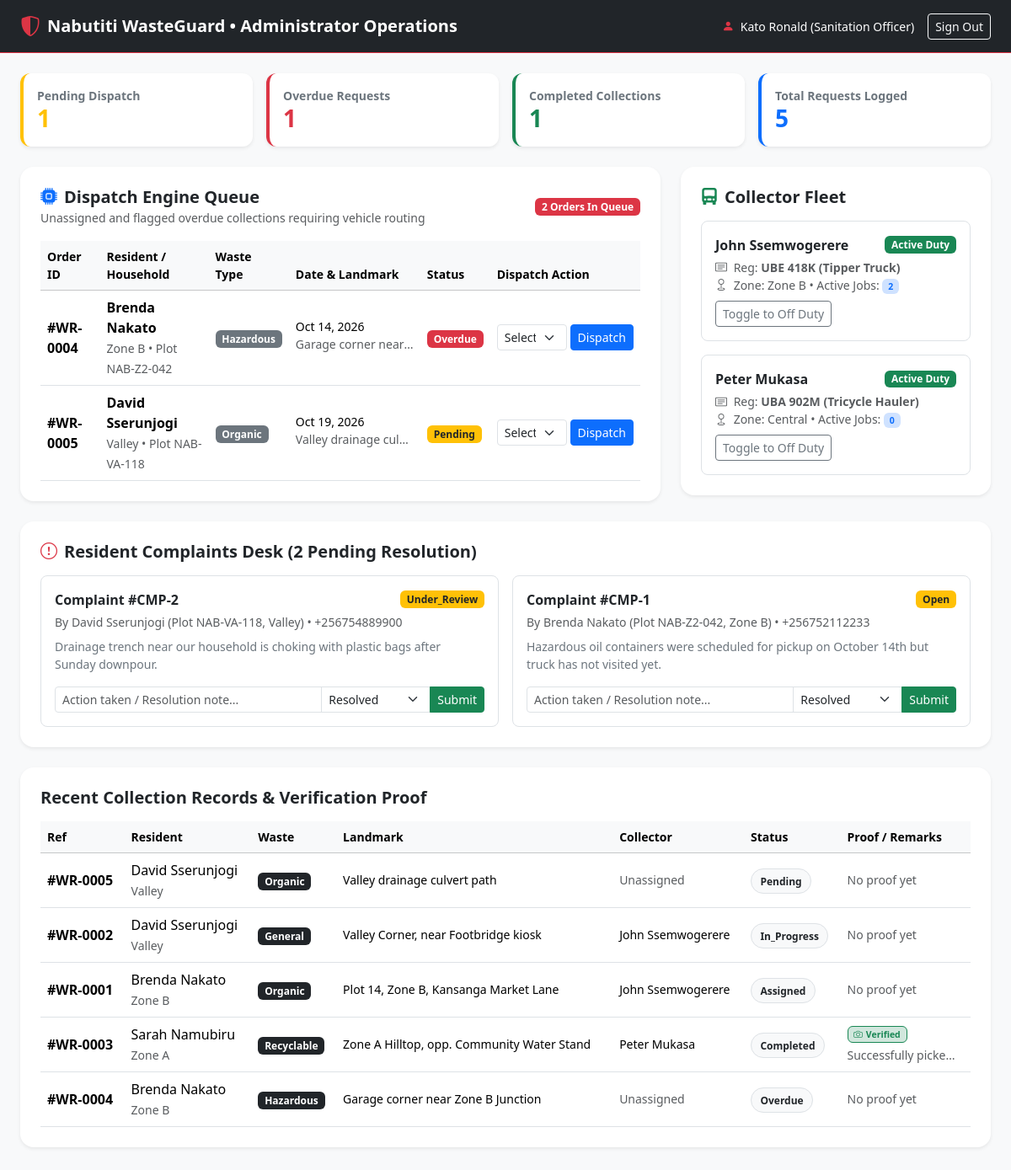
Page /admin/dashboard.php (signed in) on the committed database.
### tables this page shows
CREATE TABLE `waste_requests` (
  `id` INT UNSIGNED AUTO_INCREMENT PRIMARY KEY,
  `resident_id` INT UNSIGNED NOT NULL,
  `waste_type` ENUM('Organic', 'Recyclable', 'Hazardous', 'General') NOT NULL,
  `description` TEXT NOT NULL,
  `latitude` DECIMAL(10, 8) NOT NULL,
  `longitude` DECIMAL(11, 8) NOT NULL,
  `address_landmark` VARCHAR(255) NOT NULL,
  `photo_path` VARCHAR(255) NULL,
  `scheduled_date` DATE NOT NULL,
  `status` ENUM('Pending', 'Assigned', 'In_Progress', 'Completed', 'Overdue', 'Cancelled') NOT NULL DEFAULT 'Pending',
  `created_at` TIMESTAMP DEFAULT CURRENT_TIMESTAMP,
  CONSTRAINT `fk_requests_residents` FOREIGN KEY (`resident_id`) REFERENCES `residents` (`id`) ON DELETE CASCADE,
  INDEX `idx_request_status` (`status`),
  INDEX `idx_request_scheduled` (`scheduled_date`)
);

CREATE TABLE `users` (
  `id` INT UNSIGNED AUTO_INCREMENT PRIMARY KEY,
  `name` VARCHAR(120) NOT NULL,
  `email` VARCHAR(150) NOT NULL UNIQUE,
  `phone` VARCHAR(30) NOT NULL,
  `password_hash` VARCHAR(255) NOT NULL,
  `role` ENUM('resident', 'collector', 'admin', 'leader') NOT NULL DEFAULT 'resident',
  `status` ENUM('active', 'inactive', 'suspended') NOT NULL DEFAULT 'active',
  `created_at` TIMESTAMP DEFAULT CURRENT_TIMESTAMP,
  INDEX `idx_user_role` (`role`),
  INDEX `idx_user_email` (`email`)
);

CREATE TABLE `residents` (
  `id` INT UNSIGNED AUTO_INCREMENT PRIMARY KEY,
  `user_id` INT UNSIGNED NOT NULL UNIQUE,
  `household_no` VARCHAR(50) NOT NULL,
  `zone_name` ENUM('Zone A', 'Zone B', 'Central', 'Valley') NOT NULL,
  `landmark` VARCHAR(255) NOT NULL,
  CONSTRAINT `fk_residents_users` FOREIGN KEY (`user_id`) REFERENCES `users` (`id`) ON DELETE CASCADE,
  INDEX `idx_resident_zone` (`zone_name`)
);

CREATE TABLE `collectors` (
  `id` INT UNSIGNED AUTO_INCREMENT PRIMARY KEY,
  `user_id` INT UNSIGNED NOT NULL UNIQUE,
  `vehicle_reg_no` VARCHAR(40) NOT NULL,
  `assigned_zone` ENUM('Zone A', 'Zone B', 'Central', 'Valley', 'All') NOT NULL DEFAULT 'All',
  `is_available` TINYINT(1) NOT NULL DEFAULT 1,
  CONSTRAINT `fk_collectors_users` FOREIGN KEY (`user_id`) REFERENCES `users` (`id`) ON DELETE CASCADE,
  INDEX `idx_collector_available` (`is_available`)
);

CREATE TABLE `complaints` (
  `id` INT UNSIGNED AUTO_INCREMENT PRIMARY KEY,
  `resident_id` INT UNSIGNED NOT NULL,
  `request_id` INT UNSIGNED NULL,
  `complaint_text` TEXT NOT NULL,
  `status` ENUM('Open', 'Under_Review', 'Resolved') NOT NULL DEFAULT 'Open',
  `admin_response` TEXT NULL,
  `resolved_at` DATETIME NULL,
  CONSTRAINT `fk_complaints_resident` FOREIGN KEY (`resident_id`) REFERENCES `residents` (`id`) ON DELETE CASCADE,
  CONSTRAINT `fk_complaints_request` FOREIGN KEY (`request_id`) REFERENCES `waste_requests` (`id`) ON DELETE SET NULL,
  INDEX `idx_complaints_status` (`status`)
);

CREATE TABLE `collection_records` (
  `id` INT UNSIGNED AUTO_INCREMENT PRIMARY KEY,
  `assignment_id` INT UNSIGNED NOT NULL UNIQUE,
  `completion_time` DATETIME NOT NULL,
  `proof_photo` VARCHAR(255) NOT NULL,
  `collector_notes` TEXT NULL,
  CONSTRAINT `fk_records_assignment` FOREIGN KEY (`assignment_id`) REFERENCES `assignments` (`id`) ON DELETE CASCADE
);

### admin/dashboard.php (the view, shortened to what the rows shown need)
<?php
require_once __DIR__ . '/../config/session.php';
$pdo = Database::getInstance()->getConnection();
$pendingStmt = $pdo->query("
    SELECT wr.*, res.household_no, res.zone_name, u.name AS resident_name, u.phone AS resident_phone
    FROM waste_requests wr
    JOIN residents res ON wr.resident_id = res.id
    JOIN users u ON res.user_id = u.id
    WHERE wr.status IN ('Pending', 'Overdue')
    ORDER BY wr.scheduled_date ASC, wr.id ASC
");
$pendingRequests = $pendingStmt->fetchAll();
$colStmt = $pdo->query("
    SELECT c.*, u.name AS collector_name, u.phone,
           (SELECT COUNT(*) FROM assignments a JOIN waste_requests wr ON a.request_id = wr.id WHERE a.collector_id = c.id AND wr.status IN ('Assigned', 'In_Progress')) AS active_workload
    FROM collectors c
    JOIN users u ON c.user_id = u.id
    WHERE u.status = 'active'
");
$collectors = $colStmt->fetchAll();
$allReqStmt = $pdo->query("
    SELECT wr.*, res.household_no, res.zone_name, u_res.name AS resident_name,
           u_col.name AS collector_name, c.vehicle_reg_no,
           cr.proof_photo, cr.collector_notes, cr.completion_time
    FROM waste_requests wr
    JOIN residents res ON wr.resident_id = res.id
    JOIN users u_res ON res.user_id = u_res.id
    LEFT JOIN assignments a ON wr.id = a.request_id
    LEFT JOIN collectors c ON a.collector_id = c.id
    LEFT JOIN users u_col ON c.user_id = u_col.id
    LEFT JOIN collection_records cr ON a.id = cr.assignment_id
    ORDER BY wr.created_at DESC
    LIMIT 50
");
$allRequests = $allReqStmt->fetchAll();
$compStmt = $pdo->query("
    SELECT c.*, res.household_no, res.zone_name, u.name AS resident_name, u.phone
    FROM complaints c
    JOIN residents res ON c.resident_id = res.id
    JOIN users u ON res.user_id = u.id
    WHERE c.status != 'Resolved'
    ORDER BY c.id DESC
");
$openComplaints = $compStmt->fetchAll();
?>
<!DOCTYPE html>
<html lang="en">
<head>
    <link href="https://cdn.jsdelivr.net/npm/bootstrap@5.3.3/dist/css/bootstrap.min.css" rel="stylesheet">
    <link rel="stylesheet" href="https://cdn.jsdelivr.net/npm/bootstrap-icons@1.11.3/font/bootstrap-icons.min.css">
</head>
<body class="bg-light pb-5">
    <div class="container-fluid px-lg-4 mt-4">
        <div class="row g-4 mb-4">
            <div class="col-lg-8">
                <div class="card border-0 shadow-sm rounded-4 p-4">
                    <?php if (empty($pendingRequests)): ?>
                        <div class="text-center py-4 text-muted">
                            <i class="bi bi-check-all fs-2 text-success"></i>
                            <p class="mb-0 mt-1">All collection requests have been dispatched to field collectors!</p>
                        </div>
                    <?php else: ?>
                        <div class="table-responsive">
                            <table class="table table-hover align-middle mb-0">
                                <thead class="table-light small">
                                    <tr>
                                        <th>Order ID</th>
                                        <th>Resident / Household</th>
                                        <th>Waste Type</th>
                                        <th>Date & Landmark</th>
                                        <th>Status</th>
                                        <th>Dispatch Action</th>
                                    </tr>
                                </thead>
                                <tbody>
                                    <?php foreach ($pendingRequests as $pr): ?>
                                        <tr>
                                            <td class="fw-bold">#WR-<?= str_pad((string)$pr['id'], 4, '0', STR_PAD_LEFT) ?></td>
                                            <td>
                                                <div class="fw-semibold"><?= e($pr['resident_name']) ?></div>
                                                <small class="text-muted"><?= e($pr['zone_name']) ?> &bull; Plot <?= e($pr['household_no']) ?></small>
                                            </td>
                                            <td><span class="badge bg-secondary"><?= e($pr['waste_type']) ?></span></td>
                                            <td class="small">
                                                <div><?= date('M d, Y', strtotime($pr['scheduled_date'])) ?></div>
                                                <span class="text-muted text-truncate d-inline-block" style="max-width: 140px;"><?= e($pr['address_landmark']) ?></span>
                                            </td>
                                            <td>
                                                <span class="badge bg-<?= $pr['status'] === 'Overdue' ? 'danger' : 'warning text-dark' ?>">
                                                    <?= e($pr['status']) ?>
                                                </span>
                                            </td>
                                            <td>
                                                <form method="POST" action="dashboard.php" class="d-flex gap-1">
                                                    <select name="collector_id" class="form-select form-select-sm" style="max-width: 150px;" required>
                                                        <option value="" disabled selected>Select Truck</option>
                                                    </select>
                                                    <button type="submit" class="btn btn-sm btn-primary">Dispatch</button>
                                                </form>
                                            </td>
                                        </tr>
                                    <?php endforeach; ?>
                                </tbody>
                            </table>
                        </div>
                    <?php endif; ?>
                </div>
            </div>
            <div class="col-lg-4">
                <div class="card border-0 shadow-sm rounded-4 p-4">
                    <div class="d-flex flex-column gap-3">
                        <?php foreach ($collectors as $c): ?>
                            <div class="border rounded-3 p-3 bg-white">
                                <div class="d-flex justify-content-between align-items-center mb-1">
                                    <div class="fw-bold text-dark"><?= e($c['collector_name']) ?></div>
                                    <span class="badge bg-<?= $c['is_available'] ? 'success' : 'secondary' ?>">
                                        <?= $c['is_available'] ? 'Active Duty' : 'Off Duty' ?>
                                    </span>
                                </div>
                                <div class="small text-muted mb-2">
                                    <i class="bi bi-card-text me-1"></i> Reg: <strong><?= e($c['vehicle_reg_no']) ?></strong><br>
                                    <i class="bi bi-geo me-1"></i> Zone: <?= e($c['assigned_zone']) ?> &bull; Active Jobs: <span class="badge bg-primary-subtle text-primary"><?= $c['active_workload'] ?></span>
                                </div>
                                <form method="POST" action="dashboard.php" class="d-inline">
                                    <button type="submit" class="btn btn-xs btn-outline-secondary btn-sm">
                                        Toggle to <?= $c['is_available'] ? 'Off Duty' : 'Active Duty' ?>
                                    </button>
                                </form>
                            </div>
                        <?php endforeach; ?>
                    </div>
                </div>
            </div>
        </div>
        <div class="card border-0 shadow-sm rounded-4 p-4 mb-4">
            <?php if (empty($openComplaints)): ?>
                <p class="text-muted small mb-0">No open complaints reported.</p>
            <?php else: ?>
                <div class="row g-3">
                    <?php foreach ($openComplaints as $comp): ?>
                        <div class="col-md-6">
                            <div class="border rounded-3 p-3 bg-white h-100 d-flex flex-column justify-content-between">
                                <div>
                                    <div class="d-flex justify-content-between align-items-center mb-1">
                                        <span class="fw-bold text-dark">Complaint #CMP-<?= $comp['id'] ?></span>
                                        <span class="badge bg-warning text-dark"><?= e($comp['status']) ?></span>
                                    </div>
                                    <small class="text-muted d-block mb-2">
                                        By <?= e($comp['resident_name']) ?> (Plot <?= e($comp['household_no']) ?>, <?= e($comp['zone_name']) ?>) &bull; <?= e($comp['phone']) ?>
                                    </small>
                                    <p class="small text-secondary mb-3"><?= e($comp['complaint_text']) ?></p>
                                </div>
                                <form method="POST" action="dashboard.php">
                                    <div class="input-group input-group-sm">
                                        <input type="text" name="admin_response" class="form-control" placeholder="Action taken / Resolution note..." required>
                                        <select name="status" class="form-select" style="max-width: 130px;">
                                            <option value="Resolved">Resolved</option>
                                        </select>
                                        <button class="btn btn-success" type="submit">Submit</button>
                                    </div>
                                </form>
                            </div>
                        </div>
                    <?php endforeach; ?>
                </div>
            <?php endif; ?>
        </div>
        <div class="card border-0 shadow-sm rounded-4 p-4">
            <div class="table-responsive">
                <table class="table table-hover align-middle mb-0">
                    <thead class="table-light small">
                        <tr>
                            <th>Ref</th>
                            <th>Resident</th>
                            <th>Waste</th>
                            <th>Landmark</th>
                            <th>Collector</th>
                            <th>Status</th>
                            <th>Proof / Remarks</th>
                        </tr>
                    </thead>
                    <tbody>
                        <?php foreach ($allRequests as $ar): ?>
                            <tr>
                                <td class="fw-bold">#WR-<?= str_pad((string)$ar['id'], 4, '0', STR_PAD_LEFT) ?></td>
                                <td>
                                    <div><?= e($ar['resident_name']) ?></div>
                                    <small class="text-muted"><?= e($ar['zone_name']) ?></small>
                                </td>
                                <td><span class="badge bg-dark"><?= e($ar['waste_type']) ?></span></td>
                                <td class="small"><?= e($ar['address_landmark']) ?></td>
                                <td class="small">
                                    <?= $ar['collector_name'] ? e($ar['collector_name']) : '<span class="text-muted">Unassigned</span>' ?>
                                </td>
                                <td>
                                    <span class="status-badge bg-light border text-dark"><?= e($ar['status']) ?></span>
                                </td>
                                <td class="small">
                                    <?php if ($ar['proof_photo']): ?>
                                        <span class="badge bg-success-subtle text-success border border-success"><i class="bi bi-camera me-1"></i>Verified</span>
                                        <div class="text-muted text-truncate mt-1" style="max-width: 130px;"><?= e($ar['collector_notes'] ?? '') ?></div>
                                    <?php else: ?>
                                        <span class="text-muted">No proof yet</span>
                                    <?php endif; ?>
                                </td>
                            </tr>
                        <?php endforeach; ?>
                    </tbody>
                </table>
            </div>
        </div>
    </div>
</body>
</html>

### rows in the picture
waste_requests: id "0004", users.name "Brenda Nakato", resident.zone_name "Zone B", resident.household_no "NAB-Z2-042", waste_type "Hazardous", scheduled_date "Oct 14, 2026", address_landmark "Garage corner near…", status "Overdue", address_landmark "Garage corner near Zone B Junction", shows "Unassigned", shows "No proof yet"
waste_requests: id "0005", users.name "David Sserunjogi", resident.zone_name "Valley", resident.household_no "NAB-VA-118", waste_type "Organic", scheduled_date "Oct 19, 2026", address_landmark "Valley drainage cul…", status "Pending", address_landmark "Valley drainage culvert path", shows "Unassigned", shows "No proof yet"
collectors: user.name "John Ssemwogerere", is_available "Active Duty", vehicle_reg_no "UBE 418K (Tipper Truck)", assigned_zone "Zone B", active_workload "2"
collectors: user.name "Peter Mukasa", is_available "Active Duty", vehicle_reg_no "UBA 902M (Tricycle Hauler)", assigned_zone "Central", active_workload "0"
complaints: id "2", status "Under_Review", users.name "David Sserunjogi", resident.household_no "NAB-VA-118", resident.zone_name "Valley", users.phone "+256754889900", complaint_text "Drainage trench near our household is choking with plastic bags after Sunday downpour."
complaints: id "1", status "Open", users.name "Brenda Nakato", resident.household_no "NAB-Z2-042", resident.zone_name "Zone B", users.phone "+256752112233", complaint_text "Hazardous oil containers were scheduled for pickup on October 14th but truck has not visited yet."
waste_requests: id "0002", users.name "David Sserunjogi", resident.zone_name "Valley", waste_type "General", address_landmark "Valley Corner, near Footbridge kiosk", users.name "John Ssemwogerere", status "In_Progress", shows "No proof yet"
waste_requests: id "0001", users.name "Brenda Nakato", resident.zone_name "Zone B", waste_type "Organic", address_landmark "Plot 14, Zone B, Kansanga Market Lane", users.name "John Ssemwogerere", status "Assigned", shows "No proof yet"
waste_requests: id "0003", users.name "Sarah Namubiru", resident.zone_name "Zone A", waste_type "Recyclable", address_landmark "Zone A Hilltop, opp. Community Water Stand", users.name "Peter Mukasa", status "Completed", collection_records.collector_notes "Successfully picke…"

### other values in the picture
$user['name'] "Kato Ronald"
$pendingCount "1"
$overdueCount "1"
$completedCount "1"
$totalCount "5"
count($pendingRequests) "2"
count($openComplaints) "2"
